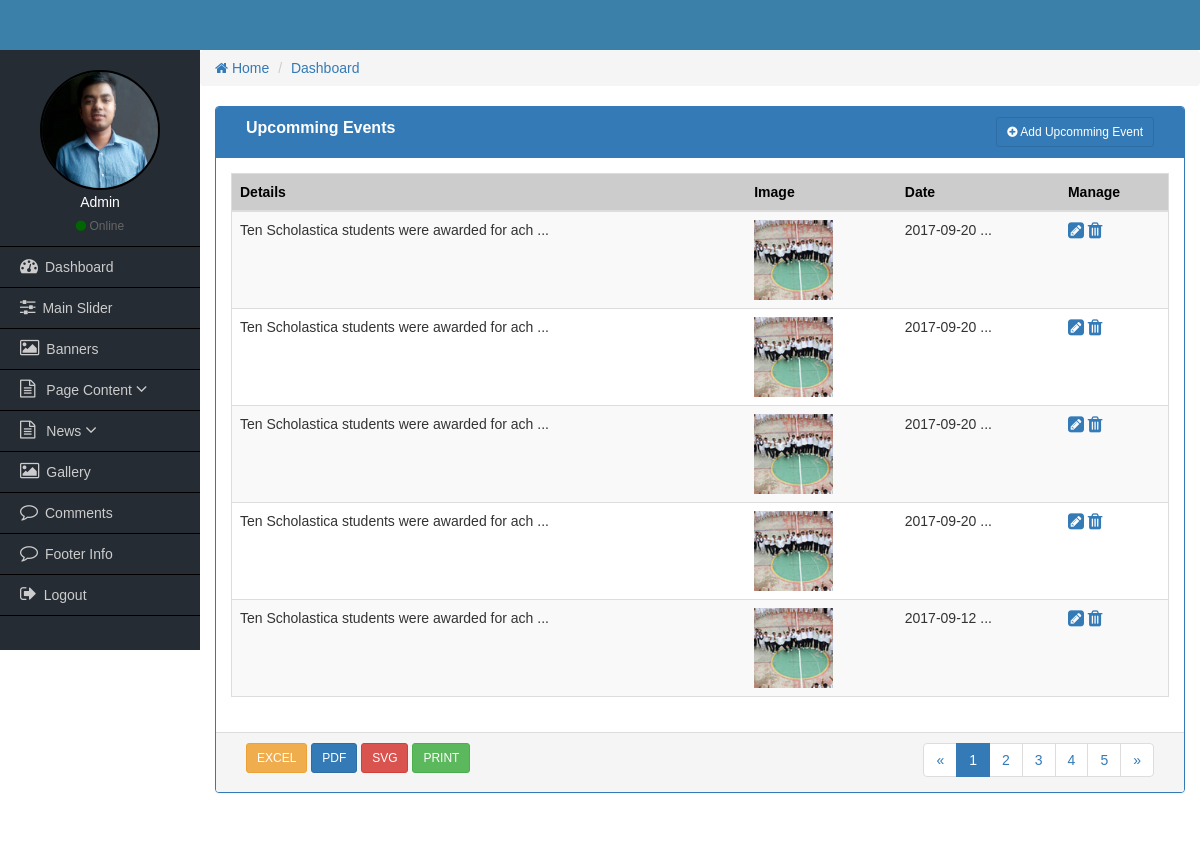
The page /admin/events.php (signed in) on the database its author committed.
### tables this page shows
CREATE TABLE `tbl_user` (
  `id` int(11) NOT NULL,
  `name` varchar(50) NOT NULL,
  `phone` varchar(25) NOT NULL,
  `email` varchar(50) NOT NULL,
  `username` varchar(50) NOT NULL,
  `password` varchar(50) NOT NULL,
  `role_id` int(11) NOT NULL,
  `image` varchar(255) NOT NULL
);

CREATE TABLE `news` (
  `news_id` int(11) NOT NULL,
  `news_title` varchar(50) NOT NULL,
  `news_subtitle` varchar(50) NOT NULL,
  `news_details` text NOT NULL,
  `news_btn_text` varchar(20) NOT NULL,
  `news_btn_url` varchar(100) NOT NULL,
  `news_image` varchar(255) NOT NULL,
  `news_date` date NOT NULL,
  `news_cat_id` int(11) NOT NULL
);

### admin/functions/admin-functions.php (called while the page is built, shortened)
<?php session_start();
	function getAdminHeader(){
		require_once('includes/header.php');
	}
	function getAdminSidebar(){
		require_once('includes/sidebar.php');
	}
	function getBreadcrum(){
		include_once('includes/breadcrum.php');
	}
	function getAdminFooter(){
		require_once('includes/footer.php');
	}
?>

### admin/events.php (the view, shortened to what this page needs)
<?php
	require_once('functions/admin-functions.php');
  if($_SESSION['role'] <=2){
  getAdminSidebar();
?>
<div class="col-md-12">
    <div class="panel panel-primary">
        <div class="panel-heading">
            <div class="col-md-9 heading_title">
                  Upcomming Events
             </div>
             <div class="col-md-3 text-right">
                <a href="add-event.php" class="btn btn-sm btn btn-primary"><i class="fa fa-plus-circle"></i> Add Upcomming Event</a>
            </div>
            <div class="clearfix"></div>
        </div>
      <div class="panel-body">
          <table class="table table-responsive table-striped table-hover table_cus">
              <thead class="table_head">
                <tr>
                    <th>Details</th>
                    <th class="hidden-xs">Image</th>
                    <th class="hidden-xs">Date</th>
                    <th>Manage</th>
                </tr>
              </thead>
              <tbody>
                <?php
                  $query = "SELECT * FROM news WHERE news_cat_id='3' ";
                  $sqlQuery = mysqli_query($dbconnect, $query);
                  while($row = mysqli_fetch_array($sqlQuery)) : ?>
                  <tr>
                      <td><?= substr($row['news_details'],0, 45); ?> ...</td>
                      <td class="hidden-xs">
                        <?php
                          if($row['news_image'] == '') : ?>
                            <img src="uploads/noimagefound.jpg" height="80" alt="">
                          <?php else: ?>
                            <img src="uploads/<?= $row['news_image']; ?>" height="80" alt="">
                          <?php endif; ?>
                      </td>
                      <td><?= $row['news_date']; ?> ...</td>
                      <td>
                          <a href="edit-event.php?enews_id=<?= $row['news_id']; ?>"><i class="fa fa-pencil-square fa-lg"></i></a>
                          <a href="delete-event.php?enews_id=<?= $row['news_id']; ?>"><i class="fa fa-trash fa-lg"></i></a>
                      </td>
                  </tr>
                <?php endwhile; ?>
              </tbody>
          </table>
      </div>
      <div class="panel-footer">
        <div class="col-md-4">
            <a href="#" class="btn btn-sm btn-warning">EXCEL</a>
            <a href="#" class="btn btn-sm btn-primary">PDF</a>
            <a href="#" class="btn btn-sm btn-danger">SVG</a>
            <a href="#" class="btn btn-sm btn-success">PRINT</a>
        </div>
        <div class="col-md-4">
        </div>
        <div class="col-md-4 text-right">
            <nav aria-label="Page navigation">
              <ul class="pagination pagina_cus">
                <li>
                  <a href="#" aria-label="Previous">
                    <span aria-hidden="true">&laquo;</span>
                  </a>
                </li>
                <li class="active"><a href="#">1</a></li>
                <li><a href="#">2</a></li>
                <li><a href="#">3</a></li>
                <li><a href="#">4</a></li>
                <li><a href="#">5</a></li>
                <li>
                  <a href="#" aria-label="Next">
                    <span aria-hidden="true">&raquo;</span>
                  </a>
                </li>
              </ul>
            </nav>
        </div>
        <div class="clearfix"></div>
      </div>
    </div>
</div>
<?php
  }else{
    echo "Access Denied!";
  }
?>

### admin/includes/sidebar.php (shortened to what this page needs)
<?php include_once('config.php'); ?>
<div class="container-fluid content_full">
    <div class="row">
        <div class="col-md-2 sidebar pd0">
            <div class="side_user">
                <?php
                     $id = $_SESSION['userid'];
                     $select ="SELECT * FROM tbl_user WHERE id='$id' ";
                     $query = mysqli_query($dbconnect, $select);
                     $row = mysqli_fetch_array($query);
                ?>
                <img class="img-responsive" src="uploads/<?= $row['image']; ?>"/>
                <h4><?php echo $_SESSION['name']; ?></h4>
                <span><i class="fa fa-circle"></i>  Online</span>
            </div>
            <ul>
                <li><a href="index.php"><i class="fa fa-dashboard"></i>Dashboard</a></li>
            <?php if($_SESSION['role'] <= 2){ ?>
                <li><a href="all-sliders.php"><i class="fa fa-sliders"></i>Main Slider</a></li>
                <li><a href="all-banners.php"><i class="fa fa-image"></i>Banners</a></li>
                <li  data-toggle="collapse" data-target="#products" class="collapsed active">
                  <a href="#"><i class="fa fa-file-text-o"></i> Page Content <i class="fa fa-angle-down"></i> </span></a>
                </li>
                <li  data-toggle="collapse" data-target="#news" class="collapsed active">
                  <a href="#"><i class="fa fa-file-text-o"></i> News <i class="fa fa-angle-down"></i> </span></a>
                </li>
                    <li><a href="gallery.php"><i class="fa fa-image"></i>Gallery</a></li>
                    <li><a href="all-comments.php"><i class="fa fa-comment-o"></i>Comments</a></li>
                    <li><a href="footer-info.php"><i class="fa fa-comment-o"></i>Footer Info</a></li>
            <?php } ?>
                <li><a href="logout.php"><i class="fa fa-sign-out"></i>Logout</a></li>
            </ul>
        </div>

### admin/css/style.css (style rules this page uses)
* { margin:0px; padding:0px; outline:0px; }
img { border:0px; }
ul, ol { list-style-type:none; }
a { text-decoration:none; }
.pd0 { padding-left:0px; padding-right:0px; padding-top:0px; padding-bottom:0px; }
body { font-family:Verdana, Geneva, sans-serif; }
.sidebar { background-color:#252c34; min-height:600px; }
.side_user { text-align:center; color:#fff; padding:20px 0px 10px; border-bottom:1px solid #000; }
.side_user img { width:120px; height:120px; border:2px solid #000; border-radius:50%; display:inline-block; }
.side_user h4 { font-size:14px; margin:5px 0px; }
.side_user span { color:#666; font-size:12px; }
.side_user span i { color:#060; }
.sidebar ul li a { font-size:14px; color:#CCC; line-height:40px; padding-left:20px; display:block; border-bottom:1px solid #000; }
.sidebar ul li a i { font-size:18px; padding-right:7px; }
.heading_title { font-size:16px; font-weight:bold; }
.table_cus { border:1px solid #ddd; }
.table_head { background-color:#ccc; color:#000; }
.pagina_cus { padding:0px; margin:0px; }
.panel-body { padding: 15px; }

### admin/css/sidebar.css (style rules this page uses)
body { margin: 0px; padding: 0px; }

### rows shown on the page
tbl_user: image (picture)
news: news_details "Ten Scholastica students were awarded for ach", news_image (picture), news_date "2017-09-20"
news: news_details "Ten Scholastica students were awarded for ach", news_image (picture), news_date "2017-09-20"
news: news_details "Ten Scholastica students were awarded for ach", news_image (picture), news_date "2017-09-20"
news: news_details "Ten Scholastica students were awarded for ach", news_image (picture), news_date "2017-09-20"
news: news_details "Ten Scholastica students were awarded for ach", news_image (picture), news_date "2017-09-12"

### other values the page prints
$_SESSION['name'] "Admin"
